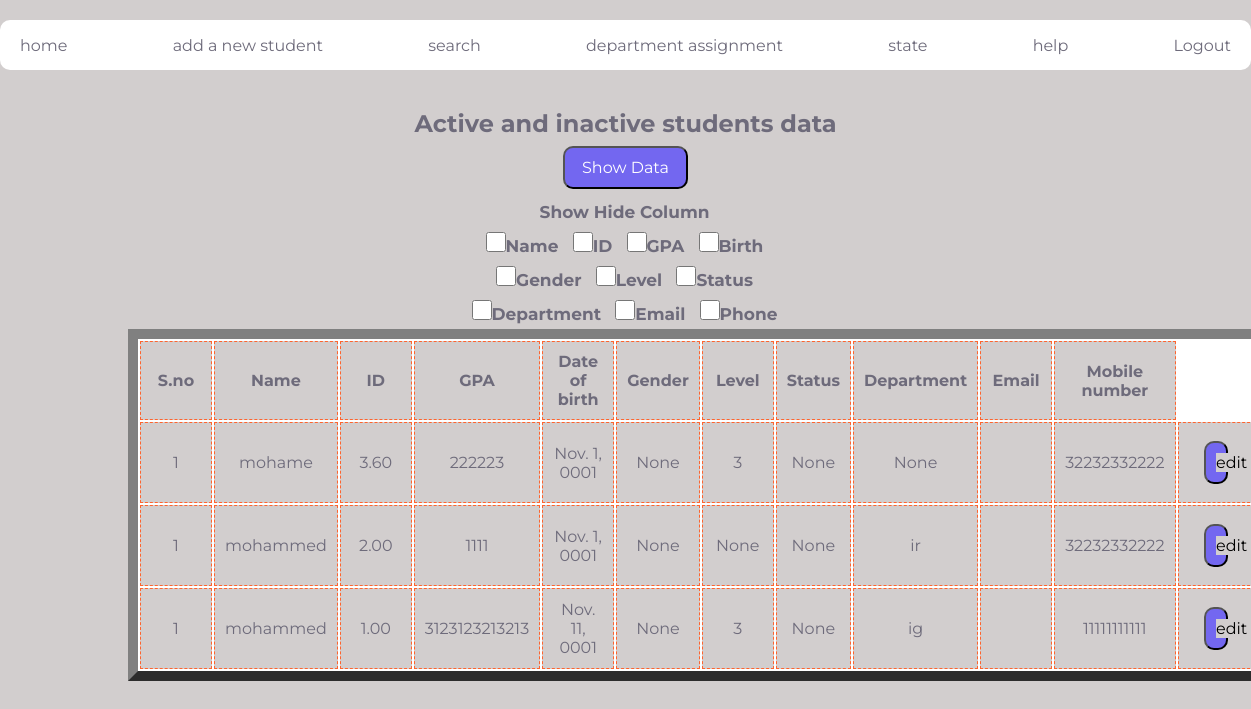
/Active-inactive.html, run on the app's committed database.
### pages/models.py (models this page shows, shortened)
class student(models.Model):
    name = models.CharField(max_length=15)
    gpa = models.DecimalField(max_digits=3, decimal_places=2)
    Id = models.IntegerField(primary_key=True)
    date = models.DateField()
    gender = models.CharField(max_length=5 , null=True )
    level = models.CharField(max_length=10 , null=True )
    status = models.BooleanField(default=True , null=True )
    dep = models.CharField(max_length=10,null=True)
    email = models.CharField(max_length=10)
    mobile = models.IntegerField()
    class Meta:
        ordering = ['-gpa']

### pages/views.py (the view)
# urls.py: path('Active-inactive.html', views.Active, name='Active'),
def Active(request):
    return render(request, 'pages/pages/Active-inactive.html',{'name':student.objects.all()})

### templates/pages/pages/Active-inactive.html (shortened to what this page needs)
{% extends 'base.html' %}
{% load static %}
{% block active %}
<!DOCTYPE html>
<html>
    <head>
        <link rel="stylesheet" type="text/css" href="{% static 'css/Active-inactive.css' %}">
        <link rel="stylesheet" href="https://cdnjs.cloudflare.com/ajax/libs/font-awesome/4.7.0/css/font-awesome.min.css">
    </head>
    <body>
            <h2 style="text-align: center;">Active and inactive students data</h2>
            <button id="ShowData" onclick="show()">Show Data</button>
            <div id="wrapper">
                <div id="checkbox_div">
                 <p>Show Hide Column</p>
                 <li><input type="checkbox" value="hide" id="name_col" onchange="hide_show_table(this.id);">Name</li>
                 <li><input type="checkbox" value="hide" id="ID_col" onchange="hide_show_table(this.id);">ID</li>
                 <li><input type="checkbox" value="hide" id="GPA_col" onchange="hide_show_table(this.id);">GPA</li>
                 <li><input type="checkbox" value="hide" id="Birth_col" onchange="hide_show_table(this.id);">Birth</li>
                 <li><input type="checkbox" value="hide" id="Gender_col" onchange="hide_show_table(this.id);">Gender</li>
                 <li><input type="checkbox" value="hide" id="Level_col" onchange="hide_show_table(this.id);">Level</li>
                 <li><input type="checkbox" value="hide" id="Status_col" onchange="hide_show_table(this.id);">Status</li>
                 <li><input type="checkbox" value="hide" id="Department_col" onchange="hide_show_table(this.id);">Department</li>
                 <li><input type="checkbox" value="hide" id="Email_col" onchange="hide_show_table(this.id);">Email</li>
                 <li><input type="checkbox" value="hide" id="Mobile-Number_col" onchange="hide_show_table(this.id);">Phone</li>
                </div>
                <table id="employee_table" align="center" cellpadding=10 border="10">
                    <tr>
                     <th>S.no</th>
                     <th id="name_col_head">Name</th>
                     <th id="ID_col_head">ID</th>
                     <th id="GPA_col_head">GPA</th>
                     <th id="Birth_col_head">Date of birth</th>
                     <th id="Gender_col_head">Gender</th>
                     <th id="Level_col_head">Level</th>
                     <th id="Status_col_head">Status</th>
                     <th id="Department_col_head">Department</th>
                     <th id="Email_col_head">Email</th>
                     <th id="Mobile-Number_col_head">Mobile number</th>
                    </tr>
                    {% for x in name %}
                    <tr>
                     <td>1</td>
                     <td class="name_col">{{x.name}}</td>
                     <td class="ID_col">{{x.gpa}}</td>
                     <td class="GPA_col">{{x.Id}}</td>
                     <td class="Birth_col">{{x.date}}</td>
                     <td class="Gender_col">{{x.gender}}</td>
                     <td class="Level_col">{{x.level}}</td>
                     <td class="Status_col">{{x.status}}</td>
                     <td class="Department_col">{{x.dep}}</td>
                     <td class="Email_col"{{x.email}}</td>
                     <td class="Mobile-Number_col">{{x.mobile}}</td>
                     <td class="name_col">
                        <button><a href="{% url 'edit' x.Id %}" style="text-decoration: none;color:black ;">edit</a></button>
                     </td>
                    </tr>
                    {% endfor %}
                    </table>
    </body>
</html>
{% endblock active %}

### templates/base.html (shortened to what this page needs)
{% load static %}
{% include 'pages/navbar.html' %}
{% block active %}
{% endblock active %}

### templates/pages/navbar.html (shortened to what this page needs)
{% load static %}
<!DOCTYPE html>
<html>
    <head>
        <link rel="stylesheet" href="https://cdnjs.cloudflare.com/ajax/libs/font-awesome/4.7.0/css/font-awesome.min.css">
        <link rel="stylesheet" href="{% static 'css/home.css'%}">
    </head>
    <body>
        <nav >
            <a href="{% url 'home' %}" class="navbutton">home</a>
            <a href="{% url 'add' %}" class="navbutton">add a new student</a>
            <a href="{% url 'search' %}" class="navbutton">search</a>
            <a href="{% url 'Department' %}" class="navbutton">department assignment</a>
            <a href="{% url 'Active' %}" class="navbutton">state</a>
            <a href="{% url 'help' %}" class="navbutton">help</a>
            <a href="{% url 'Logout' %}" class="navbutton">Logout</a>
        </nav>
        <br>
    </body>
</html>

### pages/static/css/home.css (style rules this page uses)
* { font-family: 'Montserrat',sans-serif; background-color:rgb(210 206 206); margin: 0; color: #6e6b7b; }
.navbutton { margin: 0 20px ; text-decoration-line: none; background-color: inherit; border-radius: 10px; display: flex; justify-content: center; align-items: center; }
nav { display: flex; justify-content: space-between; width: 100%; height: 50px; margin: 20px 0; background-color: white; border-radius: 10px; }

### pages/static/css/Active-inactive.css (style rules this page uses)
body { text-align:center; width:100%; margin:0 auto; padding:0px; background-color: rgb(210, 206, 206); }
* { color: #6e6b7b; font-family: 'Montserrat',sans-serif; }
.navbutton { margin: 0 20px ; text-decoration-line: none; background-color: inherit; border-radius: 10px; display: flex; justify-content: center; align-items: center; }
nav { display: flex; justify-content: space-between; width: 100%; height: 50px; margin: 20px 0; background-color: white; border-radius: 10px; }
button { padding: 10px 10px; margin: 8px 0; width: 10%; font-size: medium; background-color: #7367f0; color: white; border-radius: 10px; cursor: pointer; }
#wrapper { text-align:center; margin:0 auto; padding:0px; width:995px; }
#checkbox_div { width:375px; margin-left:309px; }
#checkbox_div p { margin:5px; font-weight:bold; font-size:17px; }
#checkbox_div li { display:inline-block; margin:5px; font-size:17px; font-weight:bold; }
#checkbox_div input[type="checkbox"] { width:20px; height:20px; }
#employee_table { color:#FE642E; background-color:white; text-align:center; }
#employee_table th { border:1px dashed #FE642E; font-family: 'Montserrat',sans-serif; }
#employee_table td { min-width:50px; border:1px dashed #FE642E; }

### data on the page
student: name "mohame", gpa "3.60", Id "222223", date "Nov. 1, 0001", gender "None", level "3", status "None", dep "None", mobile "32232332222"
student: name "mohammed", gpa "2.00", Id "1111", date "Nov. 1, 0001", gender "None", level "None", status "None", dep "ir", mobile "32232332222"
student: name "mohammed", gpa "1.00", Id "3123123213213", date "Nov. 11, 0001", gender "None", level "3", status "None", dep "ig", mobile "11111111111"
